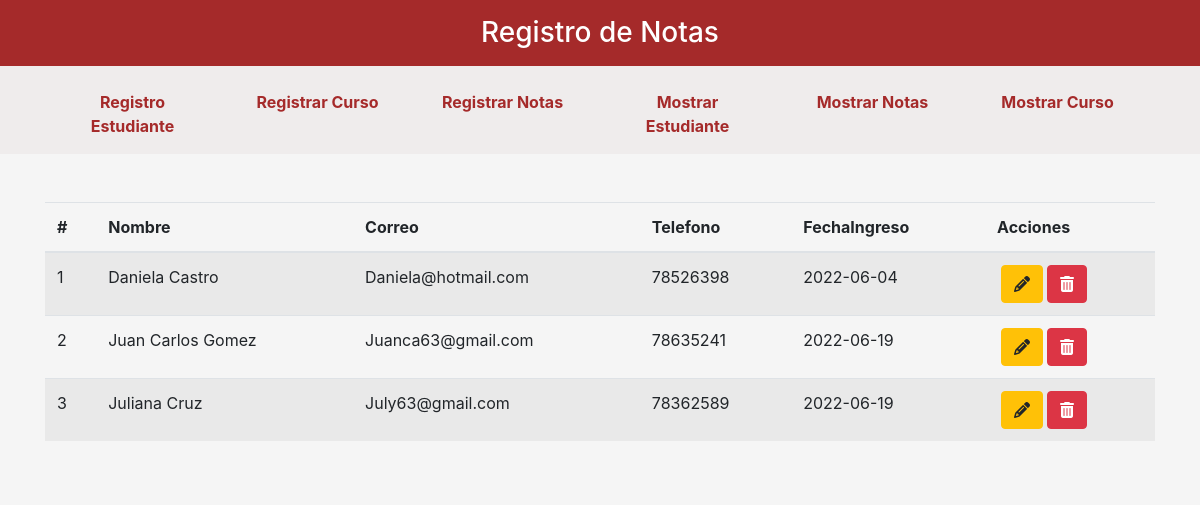
Page /index.php?pagina=inicioEstudiante on the committed database.
### tables this page shows
CREATE TABLE `estudiante` (
  `IdEstudiante` int(11) NOT NULL,
  `Nombre` varchar(50) DEFAULT NULL,
  `Correo` varchar(50) DEFAULT NULL,
  `Telefono` int(8) DEFAULT NULL,
  `FechaIngreso` date DEFAULT NULL
);

### Controladores/plantilla.controlador.php (called while the page is built)
<?php
Class ControladorPlantilla{
	public function ctrTraerPlantilla(){
		include "Vistas/plantilla.php";
	}
}

### index.php (called while the page is built, shortened)
<?php
require_once "Controladores/plantilla.controlador.php";
require_once "Controladores/Estudiante.controlador.php";
require_once "Controladores/Curso.controlador.php";
require_once "Modelos/Estudiante.modelo.php";
$plantilla = new ControladorPlantilla();
$plantilla -> ctrTraerPlantilla();

### Controladores/Estudiante.controlador.php (called while the page is built, shortened)
<?php
class ControladorEstudiante{
	static public function ctrSeleccionarRegistroEstudiante($item, $valor){
	$tabla = "estudiante";
		$respuesta = ModeloEstudiante::mdlSeleccionarRegistro($tabla, $item, $valor);
		return $respuesta;
	}
}

### Modelos/conexion.php (called while the page is built)
<?php
class Conexion{
	static public function conectar(){
		$link = new PDO("mysql:host=localhost;dbname=registronotas",
			            "root",
			            "");
		$link->exec("set names utf8");
		return $link;
	}
}

### Modelos/Estudiante.modelo.php (called while the page is built, shortened)
<?php
require_once "conexion.php";
class ModeloEstudiante{
	static public function mdlSeleccionarRegistro($tabla, $item, $valor){
		if($item == null && $valor == null){
			$stmt = Conexion::conectar()->prepare("SELECT * FROM $tabla ORDER BY IdEstudiante ");
			$stmt->execute();
			return $stmt -> fetchAll();
		}else{
			$stmt = Conexion::conectar()->prepare("SELECT *FROM $tabla WHERE $item = :$item ORDER BY IdEstudiante ");
			$stmt->bindParam(":".$item, $valor, PDO::PARAM_STR);
			$stmt->execute();
			return $stmt -> fetch();
		}
	}
}

### Vistas/paginas/inicioEstudiante.php (the view, shortened to what this page needs)
<?php
$usuarios = ControladorEstudiante::ctrSeleccionarRegistroEstudiante(null, null);
?>
<table class="table table-striped">
	<thead>
		<tr>
			<th>#</th>
			<th>Nombre</th>
			<th>Correo</th>
			<th>Telefono</th>
            <th>FechaIngreso</th>
			<th>Acciones</th>
		</tr>
	</thead>
	<tbody>
	<?php foreach ($usuarios as $key => $value): ?>
		<tr>
			<td><?php echo ($key+1); ?></td>
			<td><?php echo $value["Nombre"]; ?></td>
			<td><?php echo $value["Correo"]; ?></td>
			<td><?php echo $value["Telefono"]; ?></td>
            <td><?php echo $value["FechaIngreso"]; ?></td>
			<td>
			<div class="btn-group">
				<div class="px-1">
				<a href="index.php?pagina=editarEstudiante&IdEstudiante=<?php echo $value["IdEstudiante"]; ?>" class="btn btn-warning"><i class="fas fa-pencil-alt"></i></a>
				</div>
				<form method="post">
					<button type="submit" class="btn btn-danger"><i class="fas fa-trash-alt"></i></button>
				</form>
			</div>
			</td>
		</tr>
	<?php endforeach ?>
	</tbody>
</table>

### rows in the picture
estudiante: Nombre "Daniela Castro", Correo "Daniela@hotmail.com", Telefono "78526398", FechaIngreso "2022-06-04"
estudiante: Nombre "Juan Carlos Gomez", Correo "Juanca63@gmail.com", Telefono "78635241", FechaIngreso "2022-06-19"
estudiante: Nombre "Juliana Cruz", Correo "July63@gmail.com", Telefono "78362589", FechaIngreso "2022-06-19"
